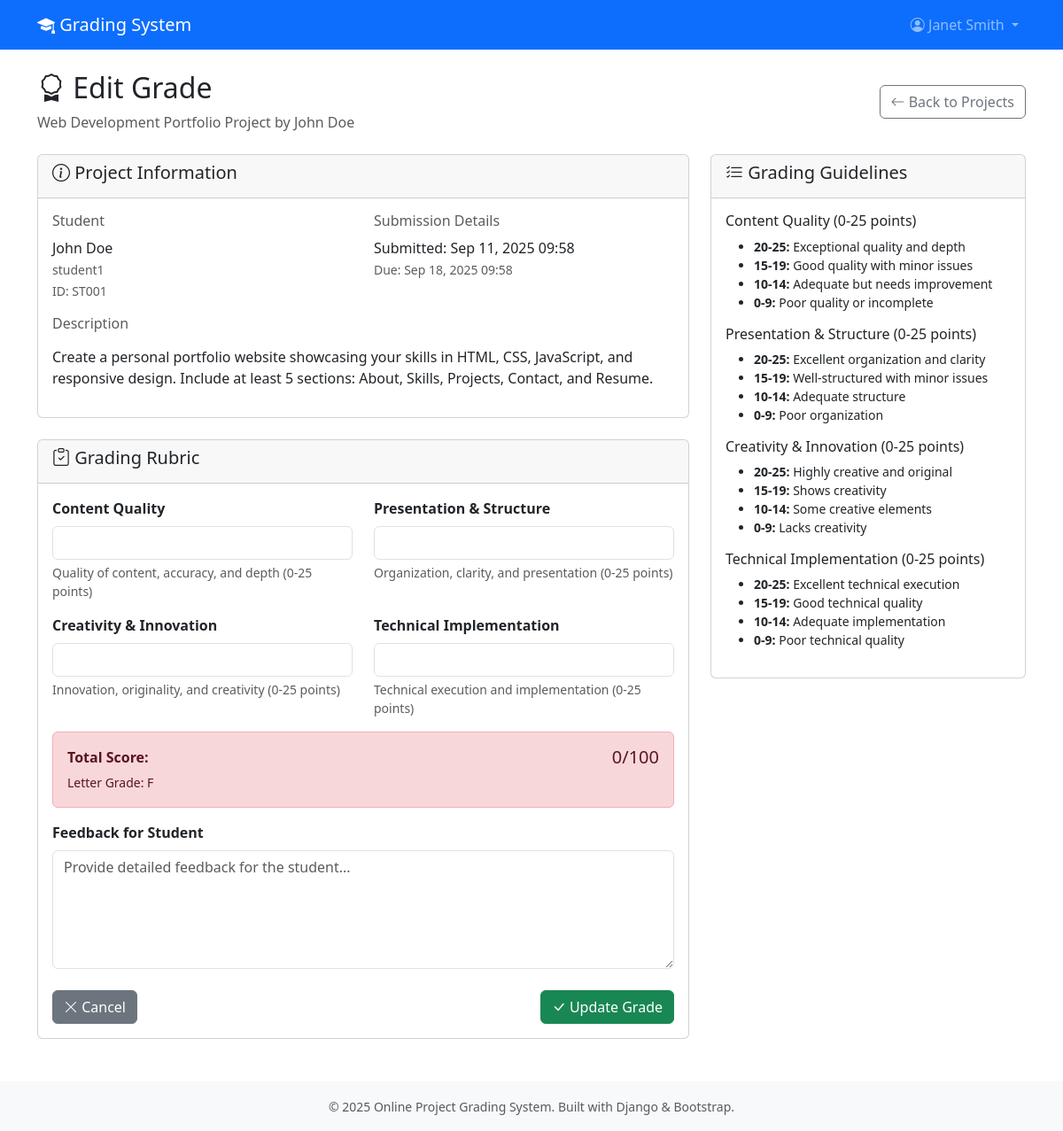
The app's page /projects/teacher/grade/2/ (signed in) with its own data.
### accounts/models.py (models this page shows, shortened)
class User(AbstractUser):
    USER_TYPES = (
        ('student', 'Student'),
        ('teacher', 'Teacher'),
    )
    user_type = models.CharField(max_length=10, choices=USER_TYPES, default='student')
    phone_number = models.CharField(max_length=15, blank=True)

class StudentProfile(models.Model):
    user = models.OneToOneField(User, on_delete=models.CASCADE, related_name='student_profile')
    student_id = models.CharField(max_length=20, unique=True)
    course = models.CharField(max_length=100)
    year_of_study = models.IntegerField(default=1)

### projects/models.py (models this page shows, shortened)
class Project(models.Model):
    title = models.CharField(max_length=200)
    description = models.TextField()
    student = models.ForeignKey(User, on_delete=models.CASCADE, related_name='projects')
    teacher = models.ForeignKey(User, on_delete=models.CASCADE, related_name='assigned_projects')
    file_upload = models.FileField(upload_to='projects/', null=True, blank=True)
    submitted_at = models.DateTimeField(auto_now_add=True)
    due_date = models.DateTimeField()
    is_submitted = models.BooleanField(default=False)

class Grade(models.Model):
    GRADE_CHOICES = [
        ('A+', 'A+ (90-100)'),
        ('A', 'A (80-89)'),
        ('B+', 'B+ (70-79)'),
        ('B', 'B (60-69)'),
        ('C+', 'C+ (50-59)'),
        ('C', 'C (40-49)'),
        ('D', 'D (30-39)'),
        ('F', 'F (0-29)'),
    ]
    project = models.OneToOneField(Project, on_delete=models.CASCADE, related_name='grade')
    teacher = models.ForeignKey(User, on_delete=models.CASCADE, related_name='grades_given')
    score = models.IntegerField(
        validators=[MinValueValidator(0), MaxValueValidator(100)],
        help_text="Score out of 100"
    )
    letter_grade = models.CharField(max_length=2, choices=GRADE_CHOICES, blank=True)
    feedback = models.TextField(blank=True)
    graded_at = models.DateTimeField(auto_now_add=True)

### projects/views.py (the view)
# urls.py: path('teacher/grade/<int:project_id>/', views.grade_project, name='grade_project'),
@login_required
@teacher_required
def grade_project(request, project_id):
    project = get_object_or_404(Project, id=project_id, teacher=request.user)
    grade, created = Grade.objects.get_or_create(
        project=project,
        defaults={'teacher': request.user, 'score': 0}
    )
    if request.method == 'POST':
        form = GradeForm(request.POST, instance=grade)
        if form.is_valid():
            grade = form.save(commit=False)
            grade.teacher = request.user
            grade.project = project
            grade.save()
            action = "graded" if created else "updated"
            messages.success(request, f'Project {action} successfully!')
            return redirect('teacher_projects')
        else:
            messages.error(request, 'Please correct the errors below.')
    else:
        form = GradeForm(instance=grade)
    context = {
        'project': project,
        'form': form,
        'grade': grade,
        'is_editing': not created,
    }
    return render(request, 'projects/grade_project.html', context)

### templates/projects/grade_project.html (shortened to what this page needs)
{% extends 'base.html' %}
{% load project_extras %}
{% block content %}
<div class="d-flex justify-content-between align-items-center mb-4">
    <div>
        <h2><i class="bi bi-award"></i> {% if is_editing %}Edit Grade{% else %}Grade Project{% endif %}</h2>
        <p class="text-muted mb-0">{{ project.title }} by {{ project.student.first_name }} {{ project.student.last_name }}</p>
    </div>
    <a href="{% url 'teacher_projects' %}" class="btn btn-outline-secondary">
        <i class="bi bi-arrow-left"></i> Back to Projects
    </a>
</div>
<div class="row">
    <div class="col-md-8">
        <div class="card mb-4">
            <div class="card-header">
                <h5><i class="bi bi-info-circle"></i> Project Information</h5>
            </div>
            <div class="card-body">
                <div class="row">
                    <div class="col-md-6 mb-3">
                        <h6 class="text-muted">Student</h6>
                        <p class="mb-0">{{ project.student.first_name }} {{ project.student.last_name }}</p>
                        <small class="text-muted">{{ project.student.username }}</small>
                        {% if project.student.student_profile %}
                            <br><small class="text-muted">ID: {{ project.student.student_profile.student_id }}</small>
                        {% endif %}
                    </div>
                    <div class="col-md-6 mb-3">
                        <h6 class="text-muted">Submission Details</h6>
                        <p class="mb-0">Submitted: {{ project.submitted_at|date:"M d, Y H:i" }}</p>
                        <small class="text-muted">Due: {{ project.due_date|date:"M d, Y H:i" }}</small>
                    </div>
                </div>
                <div class="mb-3">
                    <h6 class="text-muted">Description</h6>
                    <p>{{ project.description|linebreaks }}</p>
                </div>
            </div>
        </div>
        <div class="card">
            <div class="card-header">
                <h5><i class="bi bi-clipboard-check"></i> Grading Rubric</h5>
            </div>
            <div class="card-body">
                <form method="post" id="gradingForm">
                    <div class="row">
                        <div class="col-md-6 mb-3">
                            <label for="{{ form.content_score.id_for_label }}" class="form-label">
                                <strong>Content Quality</strong>
                            </label>
                            {{ form.content_score }}
                            <div class="form-text">{{ form.content_score.help_text }}</div>
                        </div>
                        <div class="col-md-6 mb-3">
                            <label for="{{ form.presentation_score.id_for_label }}" class="form-label">
                                <strong>Presentation & Structure</strong>
                            </label>
                            {{ form.presentation_score }}
                            <div class="form-text">{{ form.presentation_score.help_text }}</div>
                        </div>
                    </div>
                    <div class="row">
                        <div class="col-md-6 mb-3">
                            <label for="{{ form.creativity_score.id_for_label }}" class="form-label">
                                <strong>Creativity & Innovation</strong>
                            </label>
                            {{ form.creativity_score }}
                            <div class="form-text">{{ form.creativity_score.help_text }}</div>
                        </div>
                        <div class="col-md-6 mb-3">
                            <label for="{{ form.technical_score.id_for_label }}" class="form-label">
                                <strong>Technical Implementation</strong>
                            </label>
                            {{ form.technical_score }}
                            <div class="form-text">{{ form.technical_score.help_text }}</div>
                        </div>
                    </div>
                    <div class="alert alert-info">
                        <div class="d-flex justify-content-between align-items-center">
                            <span><strong>Total Score:</strong></span>
                            <span class="h5 mb-0" id="totalScore">0/100</span>
                        </div>
                        <div class="mt-1">
                            <small>Letter Grade: <span id="letterGrade">F</span></small>
                        </div>
                    </div>
                    <div class="mb-4">
                        <label for="{{ form.feedback.id_for_label }}" class="form-label">
                            <strong>Feedback for Student</strong>
                        </label>
                        {{ form.feedback }}
                    </div>
                    <div class="d-flex justify-content-between">
                        <a href="{% url 'teacher_projects' %}" class="btn btn-secondary">
                            <i class="bi bi-x-lg"></i> Cancel
                        </a>
                        <button type="submit" class="btn btn-success">
                            <i class="bi bi-check-lg"></i> {% if is_editing %}Update Grade{% else %}Submit Grade{% endif %}
                        </button>
                    </div>
                </form>
            </div>
        </div>
    </div>
    <div class="col-md-4">
        <div class="card">
            <div class="card-header">
                <h5><i class="bi bi-list-check"></i> Grading Guidelines</h5>
            </div>
            <div class="card-body">
                <h6>Content Quality (0-25 points)</h6>
                <ul class="small">
                    <li><strong>20-25:</strong> Exceptional quality and depth</li>
                    <li><strong>15-19:</strong> Good quality with minor issues</li>
                    <li><strong>10-14:</strong> Adequate but needs improvement</li>
                    <li><strong>0-9:</strong> Poor quality or incomplete</li>
                </ul>
                <h6>Presentation & Structure (0-25 points)</h6>
                <ul class="small">
                    <li><strong>20-25:</strong> Excellent organization and clarity</li>
                    <li><strong>15-19:</strong> Well-structured with minor issues</li>
                    <li><strong>10-14:</strong> Adequate structure</li>
                    <li><strong>0-9:</strong> Poor organization</li>
                </ul>
                <h6>Creativity & Innovation (0-25 points)</h6>
                <ul class="small">
                    <li><strong>20-25:</strong> Highly creative and original</li>
                    <li><strong>15-19:</strong> Shows creativity</li>
                    <li><strong>10-14:</strong> Some creative elements</li>
                    <li><strong>0-9:</strong> Lacks creativity</li>
                </ul>
                <h6>Technical Implementation (0-25 points)</h6>
                <ul class="small">
                    <li><strong>20-25:</strong> Excellent technical execution</li>
                    <li><strong>15-19:</strong> Good technical quality</li>
                    <li><strong>10-14:</strong> Adequate implementation</li>
                    <li><strong>0-9:</strong> Poor technical quality</li>
                </ul>
            </div>
        </div>
    </div>
</div>
{% endblock %}

### templates/base.html (shortened to what this page needs)
<!DOCTYPE html>
<html lang="en">
<head>
    <link href="https://cdn.jsdelivr.net/npm/bootstrap@5.3.0/dist/css/bootstrap.min.css" rel="stylesheet">
    <link href="https://cdn.jsdelivr.net/npm/bootstrap-icons@1.7.2/font/bootstrap-icons.css" rel="stylesheet">
</head>
<body>
    <nav class="navbar navbar-expand-lg navbar-dark bg-primary">
        <div class="container">
            <a class="navbar-brand" href="{% url 'dashboard' %}">
                <i class="bi bi-mortarboard-fill"></i> Grading System
            </a>
            {% if user.is_authenticated %}
            <div class="collapse navbar-collapse" id="navbarNav">
                <ul class="navbar-nav ms-auto">
                    <li class="nav-item dropdown">
                        <a class="nav-link dropdown-toggle" href="#" id="navbarDropdown" role="button" data-bs-toggle="dropdown">
                            <i class="bi bi-person-circle"></i> {{ user.first_name }} {{ user.last_name }}
                        </a>
                    </li>
                </ul>
            </div>
            {% endif %}
        </div>
    </nav>
    <main class="container mt-4">
        {% block content %}{% endblock %}
    </main>
    <footer class="bg-light text-center text-muted py-3 mt-5">
        <div class="container">
            <small>&copy; 2025 Online Project Grading System. Built with Django & Bootstrap.</small>
        </div>
    </footer>
</body>
</html>

### records on screen
User: first_name "Janet", last_name "Smith"
Project: title "Web Development Portfolio Project", student.first_name "John", student.last_name "Doe", student.username "student1", student.student_profile.student_id "ST001", submitted_at "Sep 11, 2025 09:58", due_date "Sep 18, 2025 09:58", description "Create a personal portfolio website showcasing your skills in HTML, CSS, JavaScript, and responsive design. Include at least 5 sections: About, Skills, Projects, Contact, and Resume."
